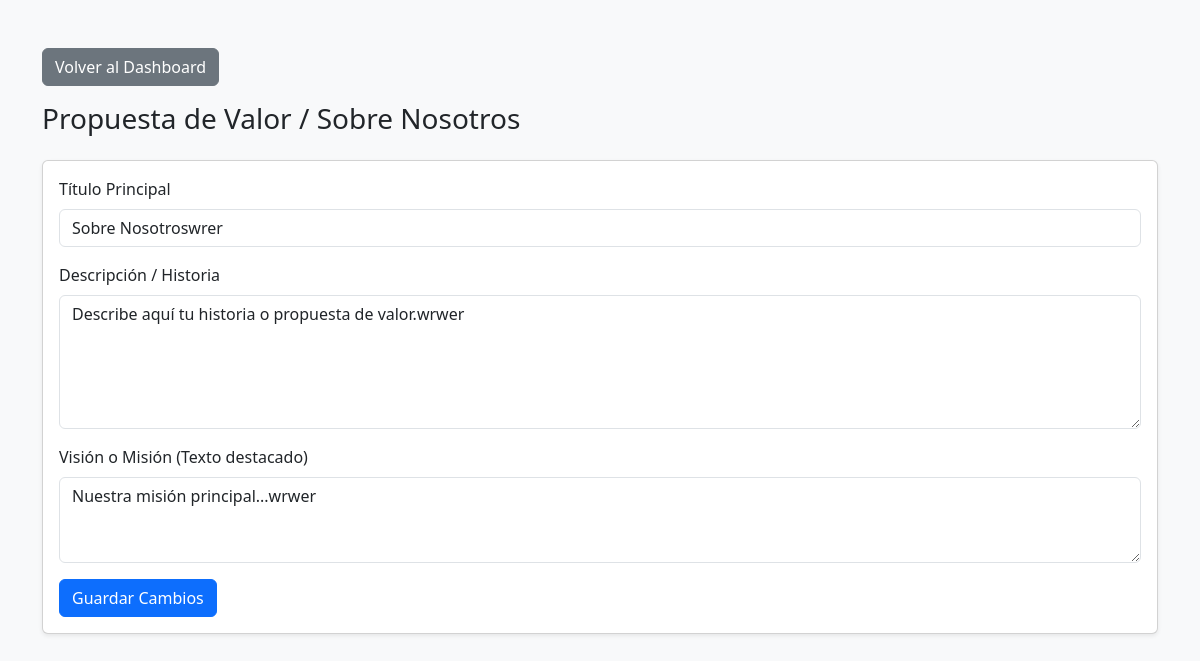
/admin/contenido/about (signed in), run on an earlier commit of the app's database.
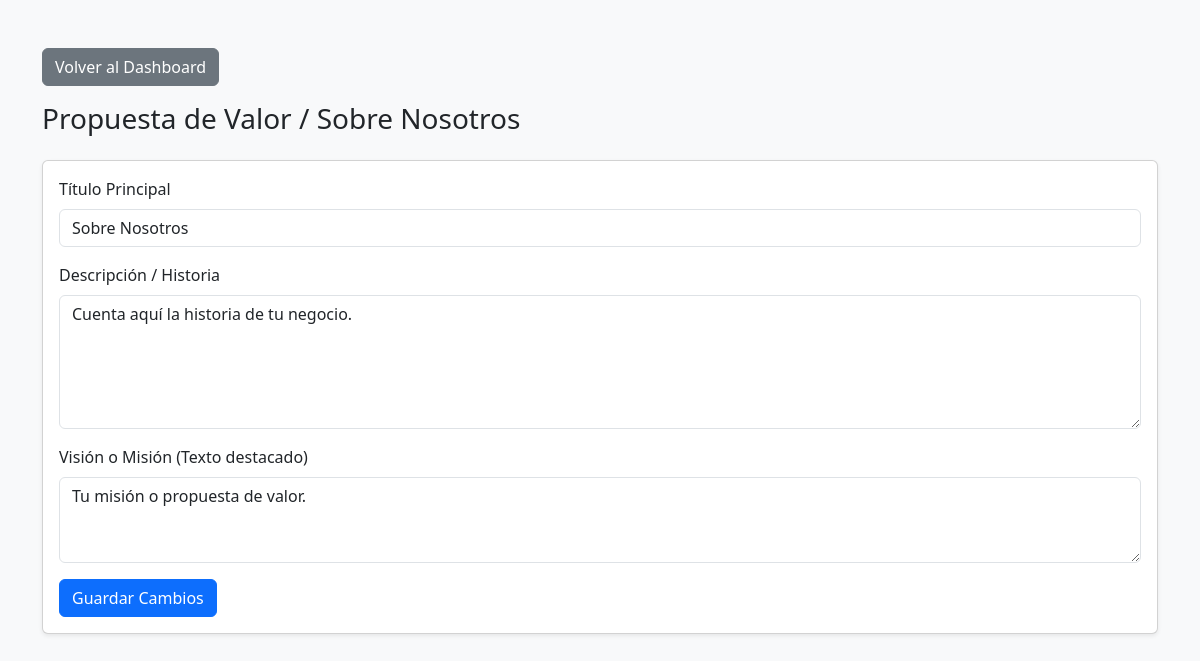
And on a later commit of the database.
### tables this page shows
CREATE TABLE contenido_about (
            id INTEGER PRIMARY KEY CHECK (id = 1),
            titulo TEXT NOT NULL,
            descripcion TEXT,
            mision TEXT
        );

### routes/content.py (the view, shortened to what this page needs)
@content_bp.route('/about', methods=['GET', 'POST'])
@login_required
def editar_about():
    conn = get_db_connection()
    nosotros = conn.execute('SELECT * FROM contenido_about WHERE id = 1').fetchone()
    conn.close()
    return render_template('admin/editar_about.html', nosotros=nosotros)

### extensions.py (called while the page is built)
def get_db_connection():
    conn = sqlite3.connect(DB_PATH)
    conn.row_factory = sqlite3.Row
    return conn

@login_manager.user_loader
def load_user(user_id):
    conn = get_db_connection()
    user_row = conn.execute('SELECT * FROM admin WHERE id = ?', (user_id,)).fetchone()
    conn.close()
    if user_row:
        return User(user_row['id'], user_row['username'])
    return None

### templates/admin/editar_about.html (shortened to what this page needs)
<!DOCTYPE html>
<html lang="es">
<head>
    <link href="https://cdn.jsdelivr.net/npm/bootstrap@5.3.2/dist/css/bootstrap.min.css" rel="stylesheet">
</head>
<body class="bg-light">
    <div class="container mt-5">
        <a href="{{ url_for('dashboard.dashboard') }}" class="btn btn-secondary mb-3">Volver al Dashboard</a>
        <h3>Propuesta de Valor / Sobre Nosotros</h3>
        <div class="card shadow-sm mt-4">
            <div class="card-body">
                <form method="POST">
                    <div class="mb-3">
                        <label class="form-label">Título Principal</label>
                        <input class="form-control" type="text" name="titulo" value="{{ nosotros.titulo }}" required>
                    </div>
                    <div class="mb-3">
                        <label class="form-label">Descripción / Historia</label>
                        <textarea class="form-control" name="descripcion" rows="5" required>{{ nosotros.descripcion }}</textarea>
                    </div>
                    <div class="mb-3">
                        <label class="form-label">Visión o Misión (Texto destacado)</label>
                        <textarea class="form-control" name="mision" rows="3">{{ nosotros.mision }}</textarea>
                    </div>
                    <button type="submit" class="btn btn-primary">Guardar Cambios</button>
                </form>
            </div>
        </div>
    </div>
</body>
</html>

What changed in the data, as far as the page shows it:
changed contenido_about: titulo "Sobre Nosotroswrer" → "Sobre Nosotros"; descripcion "Describe aquí tu historia o propuesta de valor.wrwer" → "Cuenta aquí la historia de tu negocio."; mision "Nuestra misión principal...wrwer" → "Tu misión o propuesta de valor."
